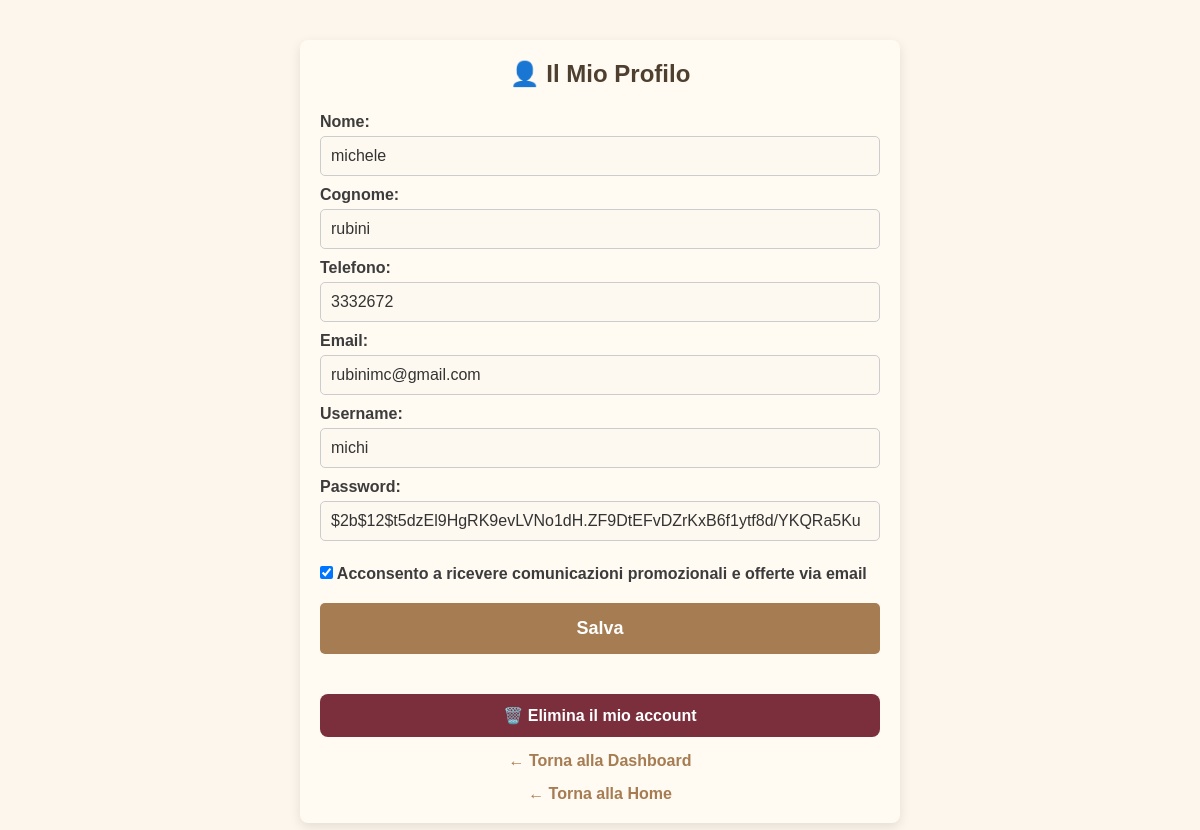
/account (signed in), run on the app's committed database.
### tables this page shows
CREATE TABLE users (
            id INTEGER PRIMARY KEY AUTOINCREMENT,
            username TEXT NOT NULL UNIQUE,
            password TEXT NOT NULL
        , name TEXT NOT NULL DEFAULT 'NOME', surname TEXT NOT NULL DEFAULT 'COGNOME', phone TEXT NOT NULL DEFAULT '0000000000', email TEXT, newsletter_optin INTEGER DEFAULT 0);

### app.py (the view, shortened to what this page needs)
@app.route('/account', methods=['GET', 'POST'])
def account():
    if 'user_id' not in session:
        return redirect(url_for('login_user'))
    user_id = session['user_id']
    conn = sqlite3.connect('bookings.db')
    cursor = conn.cursor()
    cursor.execute("SELECT name, surname, phone, email, username, password, newsletter_optin FROM users WHERE id = ?", (user_id,))
    user = cursor.fetchone()
    conn.close()
    return render_template('account.html', user=user)

### templates/account.html (shortened to what this page needs)
<!DOCTYPE html>
<html lang="it">
<head>
  <link rel="stylesheet" href="{{ url_for('static', filename='style.css') }}">
</head>
<body>
  <div class="container">
    <h2>👤 Il Mio Profilo</h2>
    <form method="post">
      <label for="name">Nome:</label>
      <input type="text" name="name" value="{{ user[0] }}" required>
      <label for="surname">Cognome:</label>
      <input type="text" name="surname" value="{{ user[1] }}" required>
      <label for="phone">Telefono:</label>
      <input type="text" name="phone" value="{{ user[2] }}" required>
      <label for="email">Email:</label>
      <input type="email" name="email" value="{{ user[3] }}" required>
      <label for="username">Username:</label>
      <input type="text" name="username" value="{{ user[4] }}" required>
      <label for="password">Password:</label>
      <input type="text" name="password" value="{{ user[5] }}" required>
      <div style="margin-top: 20px;">
        <label>
          <input type="checkbox" name="newsletter" {% if user[6] == 1 %}checked{% endif %}>
          Acconsento a ricevere comunicazioni promozionali e offerte via email
        </label>
      </div>
      <button type="submit" class="big-btn" style="margin-top: 20px;">Salva</button>
    </form>
    <form action="{{ url_for('delete_account') }}" method="post" onsubmit="return confirm('Sei sicuro di voler eliminare il tuo account? Questa operazione è irreversibile.')">
      <button type="submit" class="delete-btn" style="margin-top: 30px;">
        🗑️ Elimina il mio account
      </button>
    </form>
    <a href="{{ url_for('user_dashboard') }}" style="display: block; margin-top: 15px;">← Torna alla Dashboard</a>
    <a href="{{ url_for('index') }}">← Torna alla Home</a>
  </div>
</body>
</html>

### static/style.css (style rules this page uses)
* { box-sizing: border-box; margin: 0; padding: 0; }
body { font-family: 'Arial', sans-serif; background-color: #fdf6ec; color: #333; display: flex; flex-direction: column; align-items: center; padding: 20px; }
.container { width: 100%; max-width: 600px; background: #fffaf2; padding: 20px; border-radius: 8px; box-shadow: 0 4px 12px rgba(0, 0, 0, 0.1); margin: 20px 0; }
h1, h2, h3 { text-align: center; color: #4e3f2f; margin-bottom: 15px; }
form { display: flex; flex-direction: column; }
label { font-weight: bold; margin-top: 10px; color: #3c3c3c; }
input, select, button { padding: 10px; margin-top: 5px; background-color: #fef9f0; color: #333; border: 1px solid #ccc; border-radius: 5px; font-size: 16px; }
button { background-color: #a67c52; color: #fff; cursor: pointer; font-weight: bold; transition: background-color 0.3s; border: none; }
.big-btn { width: 100%; padding: 15px; font-size: 18px; margin: 10px 0; }
a { display: block; text-align: center; margin-top: 15px; text-decoration: none; color: #a67c52; font-weight: bold; }

### templates/account.html (style rules this page uses)
.delete-btn { background-color: #7b2f3c; color: white; border: none; padding: 12px 20px; font-size: 1rem; border-radius: 8px; width: 100%; cursor: pointer; }

### data on the page
users: name "michele", surname "rubini", phone "3332672", email "rubinimc@gmail.com", username "michi", password "$2b$12$t5dzEl9HgRK9evLVNo1dH.ZF9DtEFvDZrKxB6f1ytf8d/YKQRa5Ku", newsletter_optin "☑"
